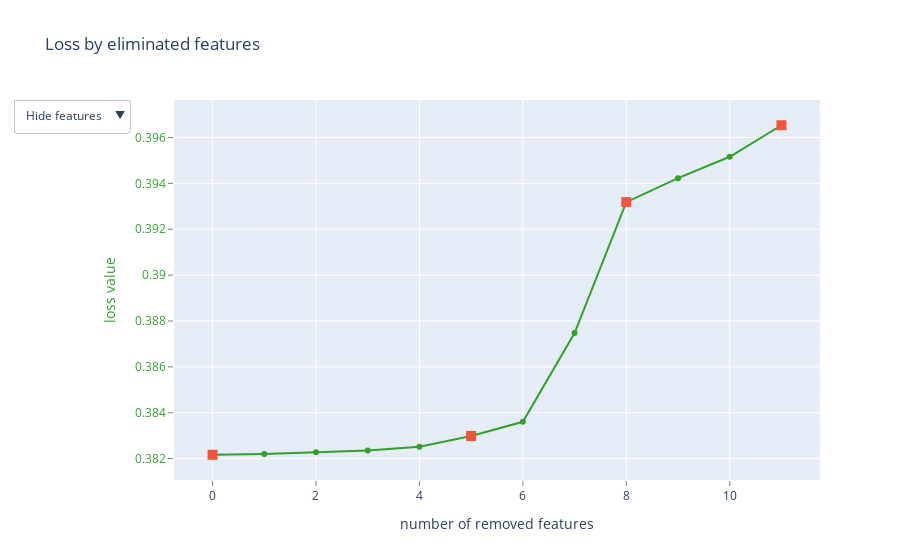

Notebook code for this chart:
### Code cell
from catboost import CatBoostClassifier, EShapCalcType, EFeaturesSelectionAlgorithm,Pool



train_pool = Pool(X_train, y_train)
test_pool = Pool(X_test, y_test)


    
def select_features(algorithm: EFeaturesSelectionAlgorithm, steps: int = 1):
    print('Algorithm:', algorithm)
    model = CatBoostClassifier(iterations=500, random_seed=0)
    summary = model.select_features(
        train_pool,
        eval_set=test_pool,
        features_for_select=list(range(train_pool.num_col())),
        num_features_to_select=8,
        steps=steps,
        algorithm=algorithm,
        shap_calc_type=EShapCalcType.Regular,
        train_final_model=True,
        logging_level='Silent',
        plot=True
    )
    print('Selected features:', summary['selected_features_names'])
    return summary

adult_shap_summary = select_features(algorithm=EFeaturesSelectionAlgorithm.RecursiveByShapValues, steps=3)

### Figure 1 — Plotly figure (JSON) as saved in the notebook; plotly's stock layout.template omitted (floating-point values rounded to 4 significant figures)
{"data": [{"line": {"color": "rgb(51,160,44)"}, "mode": "lines+markers", "name": "", "text": ["", "Cabin_1_F", "Cabin_1_B", "RoomService", "Destination_55 Cancri e", "ShoppingMall", "c", "Cabin_1_E", "FoodCourt", "Expenses", "Cabin_1_C", "VRDeck"], "type": "scatter", "x": [0, 1, 2, 3, 4, 5, 6, 7, 8, 9, 10, 11], "y": [0.3822, 0.3822, 0.3823, 0.3824, 0.3825, 0.383, 0.3836, 0.3875, 0.3932, 0.3942, 0.3952, 0.3965]}, {"marker": {"size": 10, "symbol": "square"}, "mode": "markers", "name": "", "text": ["", "ShoppingMall", "FoodCourt", "VRDeck"], "type": "scatter", "x": [0, 5, 8, 11], "y": [0.3822, 0.383, 0.3932, 0.3965]}, {"mode": "text", "name": "", "text": ["", "11", "10", "2", "17", "0", "18", "12", "1", "5", "13", "4"], "textfont": {"color": "rgb(51,160,44)", "family": "sans serif", "size": 18}, "textposition": "bottom center", "type": "scatter", "visible": false, "x": [0, 1, 2, 3, 4, 5, 6, 7, 8, 9, 10, 11], "y": [0.3822, 0.3822, 0.3823, 0.3824, 0.3825, 0.383, 0.3836, 0.3875, 0.3932, 0.3942, 0.3952, 0.3965]}, {"mode": "text", "name": "", "text": ["", "Cabin_1_F", "Cabin_1_B", "RoomService", "Destination_55 Cancri e", "ShoppingMall", "c", "Cabin_1_E", "FoodCourt", "Expenses", "Cabin_1_C", "VRDeck"], "textfont": {"color": "rgb(51,160,44)", "family": "sans serif", "size": 18}, "textposition": "bottom center", "type": "scatter", "visible": false, "x": [0, 1, 2, 3, 4, 5, 6, 7, 8, 9, 10, 11], "y": [0.3822, 0.3822, 0.3823, 0.3824, 0.3825, 0.383, 0.3836, 0.3875, 0.3932, 0.3942, 0.3952, 0.3965]}], "layout": {"showlegend": false, "title": {"text": "Loss by eliminated features"}, "updatemenus": [{"active": 0, "buttons": [{"args": [{"visible": [true, true, false, false]}], "label": "Hide features", "method": "update"}, {"args": [{"visible": [true, true, true, false]}], "label": "Show indices", "method": "update"}, {"args": [{"visible": [true, true, false, true]}], "label": "Show names", "method": "update"}], "pad": {"r": 10, "t": 10}, "showactive": true, "x": -0.25, "xanchor": "left", "y": 1.03, "yanchor": "top"}], "xaxis": {"gridcolor": "rgb(255,255,255)", "showgrid": true, "showline": false, "showticklabels": true, "tickcolor": "rgb(127,127,127)", "ticks": "outside", "title": {"text": "number of removed features"}, "zeroline": false}, "yaxis": {"gridcolor": "rgb(255,255,255)", "showgrid": true, "showline": false, "showticklabels": true, "tickcolor": "rgb(127,127,127)", "tickfont": {"color": "rgb(51,160,44)"}, "ticks": "outside", "title": {"font": {"color": "rgb(51,160,44)"}, "text": "loss value"}, "zeroline": false}}}
